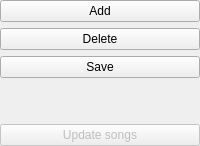
             <widget class="QWidget" name="widLibrary1" native="true">
              <layout class="QVBoxLayout" name="vLayoutLibrary4" stretch="1,1,1,100,1">
               <property name="leftMargin">
                <number>0</number>
               </property>
               <property name="topMargin">
                <number>0</number>
               </property>
               <property name="rightMargin">
                <number>0</number>
               </property>
               <property name="bottomMargin">
                <number>0</number>
               </property>
               <item>
                <widget class="QPushButton" name="btnLibraryAdd">
                 <property name="text">
                  <string>Add</string>
                 </property>
                </widget>
               </item>
               <item>
                <widget class="QPushButton" name="btnLibraryDelete">
                 <property name="text">
                  <string>Delete</string>
                 </property>
                </widget>
               </item>
               <item>
                <widget class="QPushButton" name="btnLibrarySave">
                 <property name="text">
                  <string>Save</string>
                 </property>
                </widget>
               </item>
               <item>
                <spacer name="vSpacerLibrary1">
                 <property name="orientation">
                  <enum>Qt::Vertical</enum>
                 </property>
                 <property name="sizeHint" stdset="0">
                  <size>
                   <width>20</width>
                   <height>40</height>
                  </size>
                 </property>
                </spacer>
               </item>
               <item>
                <widget class="QPushButton" name="btnLibraryUpdateSongs">
                 <property name="enabled">
                  <bool>false</bool>
                 </property>
                 <property name="visible">
                  <bool>false</bool>
                 </property>
                 <property name="text">
                  <string>Update songs</string>
                 </property>
                </widget>
               </item>
              </layout>
             </widget>
